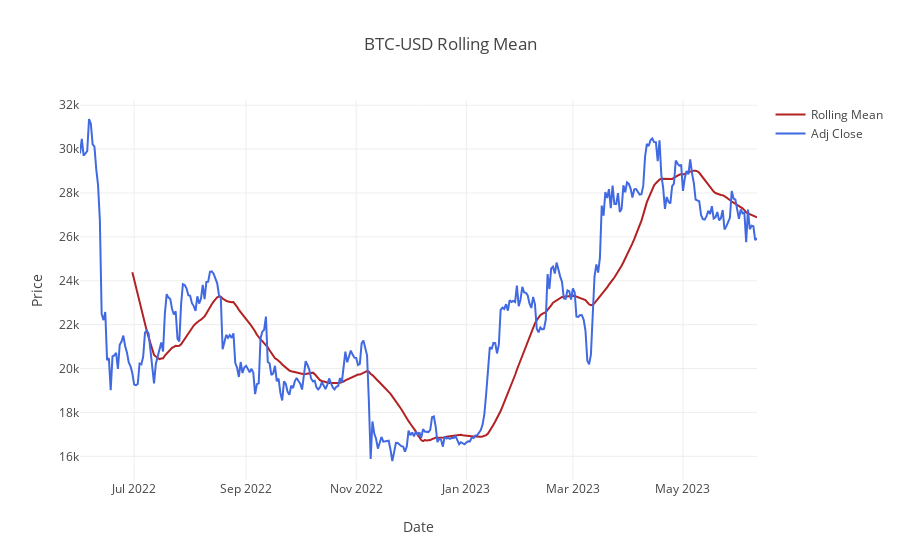

The code cell stored with this chart in its notebook:
### Code cell
query="identity the trend and plot it"
agent.run({'input': query,'db':data})

### Figure 1 — Plotly figure (JSON) as saved in the notebook; plotly's stock layout.template omitted (floating-point values rounded to 4 significant figures; data arrays with more than 128 entries replaced by an {"elided": "..."} marker saying what was removed)
{"data": [{"line": {"color": "firebrick", "width": 2}, "name": "Rolling Mean", "type": "scatter", "x": {"elided": "376 str values"}, "y": {"elided": "376 float values"}}, {"line": {"color": "royalblue", "width": 2}, "name": "Adj Close", "type": "scatter", "x": {"elided": "376 str values"}, "y": {"elided": "376 float values"}}], "layout": {"title": {"text": "BTC-USD Rolling Mean"}, "xaxis": {"title": {"text": "Date"}}, "yaxis": {"title": {"text": "Price"}}}}
